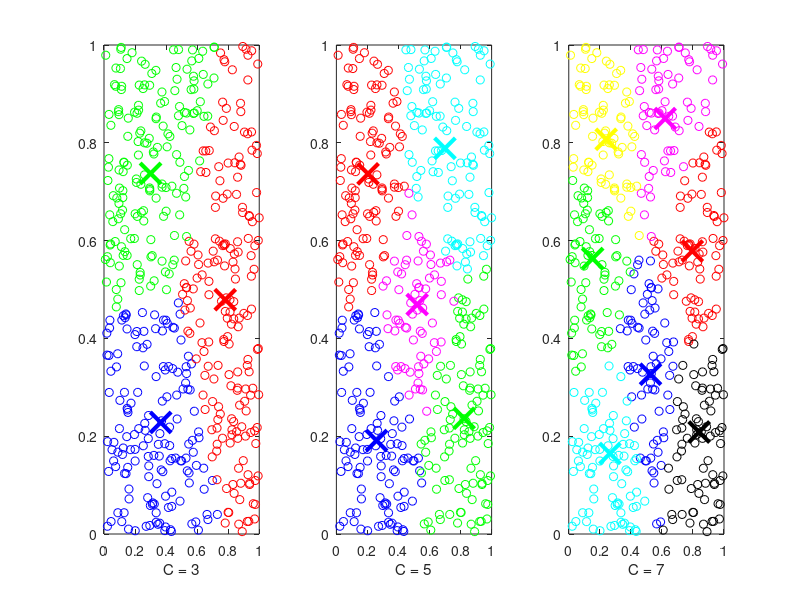

This chart was generated by the following MATLAB code:
data = rand(500,2);
options = [3.0 NaN NaN 0];
subplot(1,3,1);
[centers3,U] = fcm(data,3,options);
maxU3 = max(U);
index3_1 = find(U(1,:) == maxU3);
index3_2 = find(U(2,:) == maxU3);
index3_3 = find(U(3,:) == maxU3);
plot(data(index3_1,1),data(index3_1,2),'ob')
hold on
plot(data(index3_2,1),data(index3_2,2),'or')
plot(data(index3_3,1),data(index3_3,2),'og')
plot(centers3(1,1),centers3(1,2),'xb','MarkerSize',15,'LineWidth',3)
plot(centers3(2,1),centers3(2,2),'xr','MarkerSize',15,'LineWidth',3)
plot(centers3(3,1),centers3(3,2),'xg','MarkerSize',15,'LineWidth',3)
xlabel('C = 3')
hold off
subplot(1,3,2);
[centers5,U] = fcm(data,5,options);
maxU5 = max(U);
index5_1 = find(U(1,:) == maxU5);
index5_2 = find(U(2,:) == maxU5);
index5_3 = find(U(3,:) == maxU5);
index5_4 = find(U(4,:) == maxU5);
index5_5 = find(U(5,:) == maxU5);
plot(data(index5_1,1),data(index5_1,2),'ob')
hold on
plot(data(index5_2,1),data(index5_2,2),'or')
plot(data(index5_3,1),data(index5_3,2),'og')
plot(data(index5_4,1),data(index5_4,2),'oc')
plot(data(index5_5,1),data(index5_5,2),'om')
plot(centers5(1,1),centers5(1,2),'xb','MarkerSize',15,'LineWidth',3)
plot(centers5(2,1),centers5(2,2),'xr','MarkerSize',15,'LineWidth',3)
plot(centers5(3,1),centers5(3,2),'xg','MarkerSize',15,'LineWidth',3)
plot(centers5(4,1),centers5(4,2),'xc','MarkerSize',15,'LineWidth',3)
plot(centers5(5,1),centers5(5,2),'xm','MarkerSize',15,'LineWidth',3)
xlabel('C = 5')
hold off
subplot(1,3,3);
[centers7,U] = fcm(data,7,options);
maxU7 = max(U);
index7_1 = find(U(1,:) == maxU7);
index7_2 = find(U(2,:) == maxU7);
index7_3 = find(U(3,:) == maxU7);
index7_4 = find(U(4,:) == maxU7);
index7_5 = find(U(5,:) == maxU7);
index7_6 = find(U(6,:) == maxU7);
index7_7 = find(U(7,:) == maxU7);
plot(data(index7_1,1),data(index7_1,2),'ob')
hold on
plot(data(index7_2,1),data(index7_2,2),'or')
plot(data(index7_3,1),data(index7_3,2),'og')
plot(data(index7_4,1),data(index7_4,2),'oc')
plot(data(index7_5,1),data(index7_5,2),'om')
plot(data(index7_6,1),data(index7_6,2),'ok')
plot(data(index7_7,1),data(index7_7,2),'oy')
plot(centers7(1,1),centers7(1,2),'xb','MarkerSize',15,'LineWidth',3)
plot(centers7(2,1),centers7(2,2),'xr','MarkerSize',15,'LineWidth',3)
plot(centers7(3,1),centers7(3,2),'xg','MarkerSize',15,'LineWidth',3)
plot(centers7(4,1),centers7(4,2),'xc','MarkerSize',15,'LineWidth',3)
plot(centers7(5,1),centers7(5,2),'xm','MarkerSize',15,'LineWidth',3)
plot(centers7(6,1),centers7(6,2),'xk','MarkerSize',15,'LineWidth',3)
plot(centers7(7,1),centers7(7,2),'xy','MarkerSize',15,'LineWidth',3)
xlabel('C = 7')
hold off